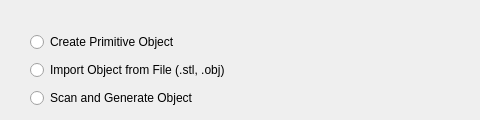
        <widget class="QWizardPage" name="wiz_page_method">
            <property name="title">
                <string>Choose Import Method</string>
            </property>
            <property name="subTitle">
                <string>Select a method to import object for ESD scan...</string>
            </property>
            <attribute name="pageId">
                <string notr="true">0</string>
            </attribute>
            <widget class="QWidget" name="verticalLayoutWidget">
                <property name="geometry">
                    <rect>
                        <x>30</x>
                        <y>30</y>
                        <width>441</width>
                        <height>81</height>
                    </rect>
                </property>
                <layout class="QVBoxLayout" name="verticalLayout">
                    <item>
                        <widget class="QRadioButton" name="rbt_primitive">
                            <property name="text">
                                <string>Create Primitive Object</string>
                            </property>
                        </widget>
                    </item>
                    <item>
                        <widget class="QRadioButton" name="rbtn_import_obj">
                            <property name="text">
                                <string>Import Object from File (.stl, .obj)</string>
                            </property>
                        </widget>
                    </item>
                    <item>
                        <widget class="QRadioButton" name="rbt_scan_obj">
                            <property name="text">
                                <string>Scan and Generate Object</string>
                            </property>
                        </widget>
                    </item>
                </layout>
            </widget>
        </widget>
